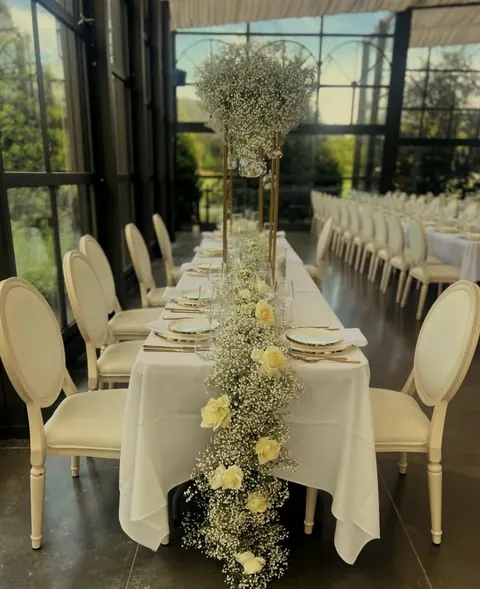
#> input picture deploy/site/photos/allee-gypsophile-480.webp, 480 x 589 px
$ python post.py ../../deploy/site/photos/allee-gypsophile-480.webp ../../deploy/site/photos/allee-gypsophile-720.webp
#> lines starting #> are read from the running program, lines starting #| are printed output that depends on the picture
"""Étalonnage léger des rendus : halo des hautes lumières, vignette douce, chaleur, grain fin (Pillow + numpy)."""
import sys, numpy as np
from PIL import Image, ImageFilter
def etalonner(src, dst):
    im = Image.open(src).convert("RGB"); a = np.asarray(im).astype(np.float32) / 255.0
#> in etalonner, im is the input picture: PIL image 480x589 RGB; mean R, G, B 109.4, 105.5, 79.3
    lum = a.mean(axis=2, keepdims=True)
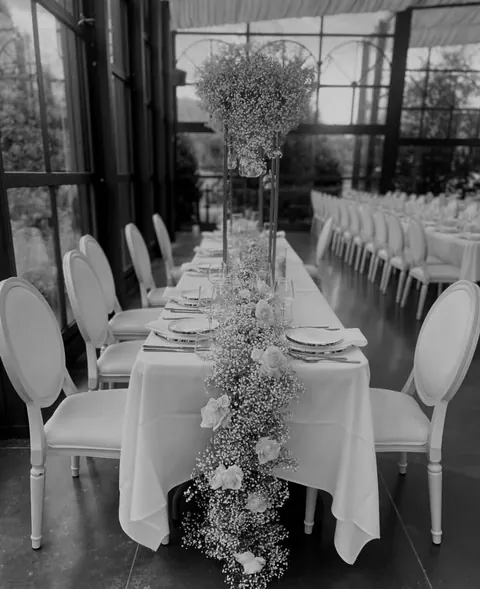
#> lum: shape (589, 480, 1) float32; min 0, max 0.854, mean 0.385
    seuil = np.clip((lum - 0.72) / 0.28, 0, 1)
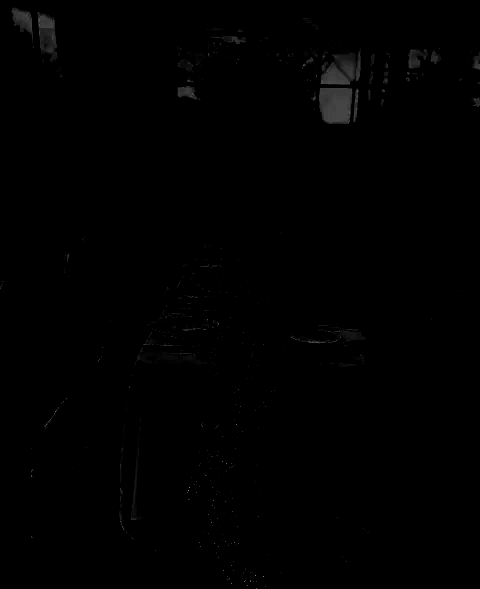
#> seuil: shape (589, 480, 1) float32; min 0, max 0.477, mean 0.00342
    halo = Image.fromarray((a * seuil * 255).astype(np.uint8)).filter(ImageFilter.GaussianBlur(max(6, im.width // 60)))
    a = 1 - (1 - a) * (1 - 0.42 * np.asarray(halo).astype(np.float32) / 255.0)
    h, w = a.shape[:2]; yy, xx = np.mgrid[0:h, 0:w]
#> after `h, w = a.shape[:2]`: h = 589; w = 480
    r = np.sqrt(((xx - w / 2) / (w / 2)) ** 2 + ((yy - h * 0.46) / (h / 2)) ** 2)
    a *= (1 - 0.30 * np.clip(r - 0.35, 0, 1) ** 1.6)[..., None]
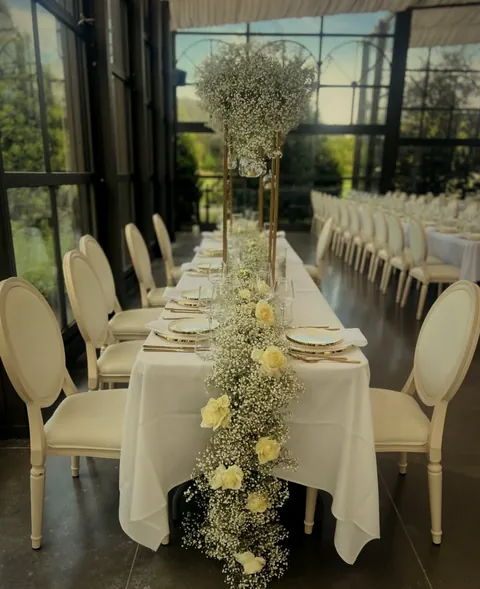
#> a: shape (589, 480, 3) float32; mean R, G, B 0.392, 0.378, 0.284
    a[..., 0] *= 1.025; a[..., 2] *= 0.965
    a = (a - 0.5) * 1.05 + 0.5
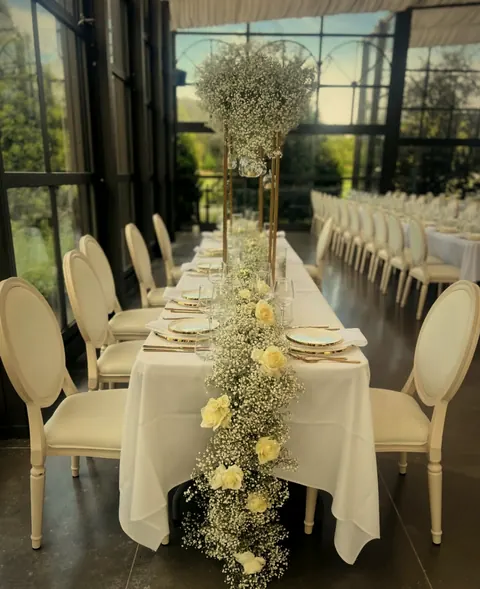
#> a: shape (589, 480, 3) float32; mean R, G, B 0.397, 0.372, 0.263; drawn with min black and max white
    rng = np.random.default_rng(3); a += rng.normal(0, 0.006, a.shape)
    Image.fromarray((np.clip(a, 0, 1) * 255).astype(np.uint8)).save(dst)
if __name__ == "__main__":
    etalonner(sys.argv[1], sys.argv[2])

$ run again, on deploy/site/photos/assiette-liseret-or-480.webp
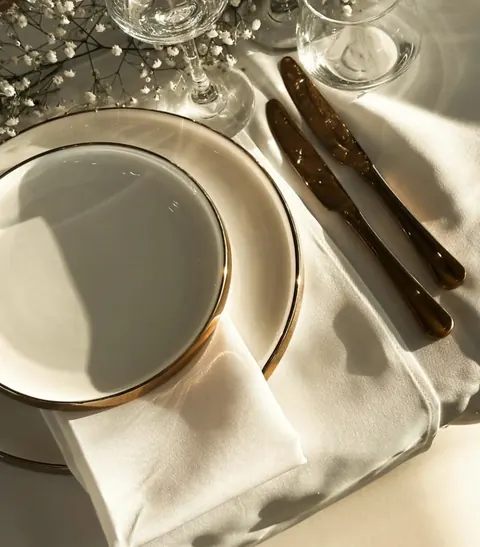
#> input picture deploy/site/photos/assiette-liseret-or-480.webp, 480 x 547 px
#> in etalonner, im is the input picture: PIL image 480x547 RGB; mean R, G, B 157.5, 145.8, 120.2
#> in etalonner, `halo = Image.fromarray((a * seuil * 255).astype(np.uint8)).filter(Imag..`:
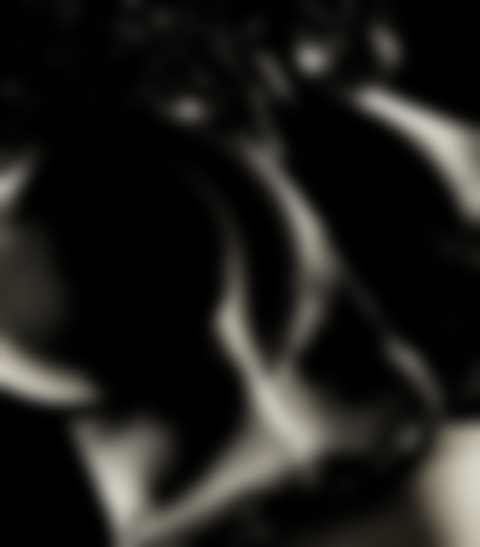
#> halo: PIL image 480x547 RGB; mean R, G, B 31.2, 30.1, 27.2
#> in etalonner, `a *= (1 - 0.30 * np.clip(r - 0.35, 0, 1) ** 1.6)[..., None]`:
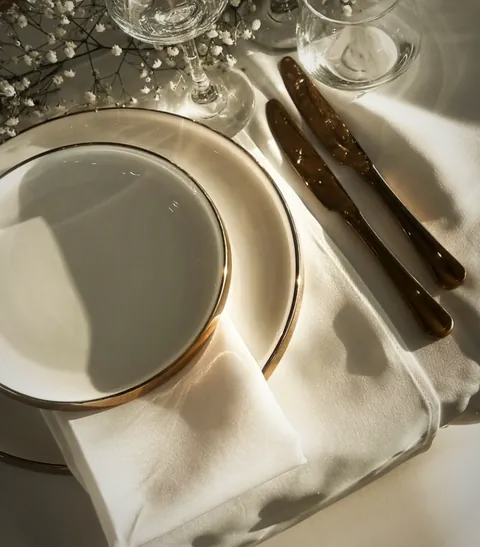
#> a: shape (547, 480, 3) float32; mean R, G, B 0.565, 0.524, 0.436
